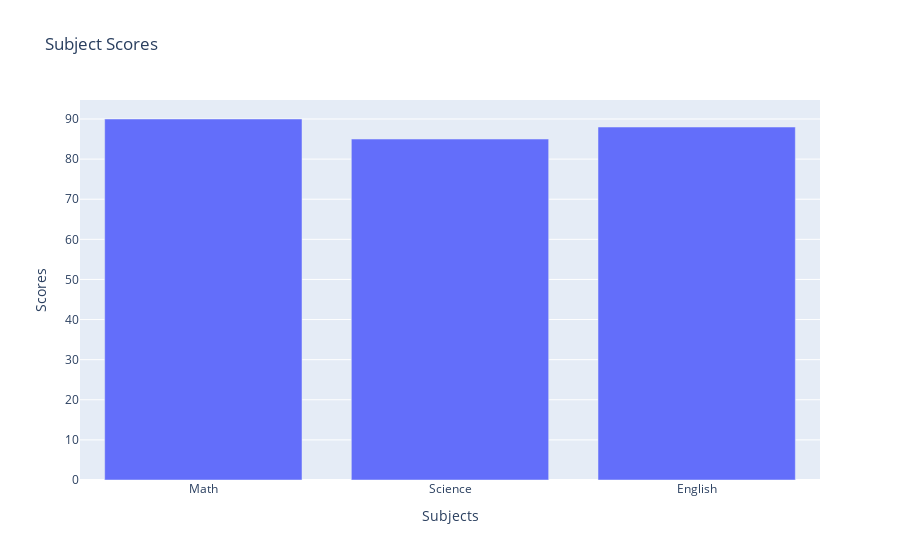

The code cell stored with this chart in its notebook:
### Code cell
# 5. Generate a bar plot using Plotly.
import plotly.express as px
import pandas as pd

data = pd.DataFrame({
    'Subjects': ['Math', 'Science', 'English'],
    'Scores': [90, 85, 88]
})

fig = px.bar(data, x='Subjects', y='Scores', title='Subject Scores')
fig.show()

### Figure 1 — Plotly figure (JSON) as saved in the notebook; plotly's stock layout.template omitted (floating-point values rounded to 4 significant figures)
{"data": [{"alignmentgroup": "True", "hovertemplate": "Subjects=%{x}<br>Scores=%{y}<extra></extra>", "legendgroup": "", "marker": {"color": "#636efa", "pattern": {"shape": ""}}, "name": "", "offsetgroup": "", "orientation": "v", "showlegend": false, "textposition": "auto", "type": "bar", "x": ["Math", "Science", "English"], "xaxis": "x", "y": [90, 85, 88], "yaxis": "y"}], "layout": {"barmode": "relative", "legend": {"tracegroupgap": 0}, "title": {"text": "Subject Scores"}, "xaxis": {"anchor": "y", "domain": [0, 1], "title": {"text": "Subjects"}}, "yaxis": {"anchor": "x", "domain": [0, 1], "title": {"text": "Scores"}}}}
